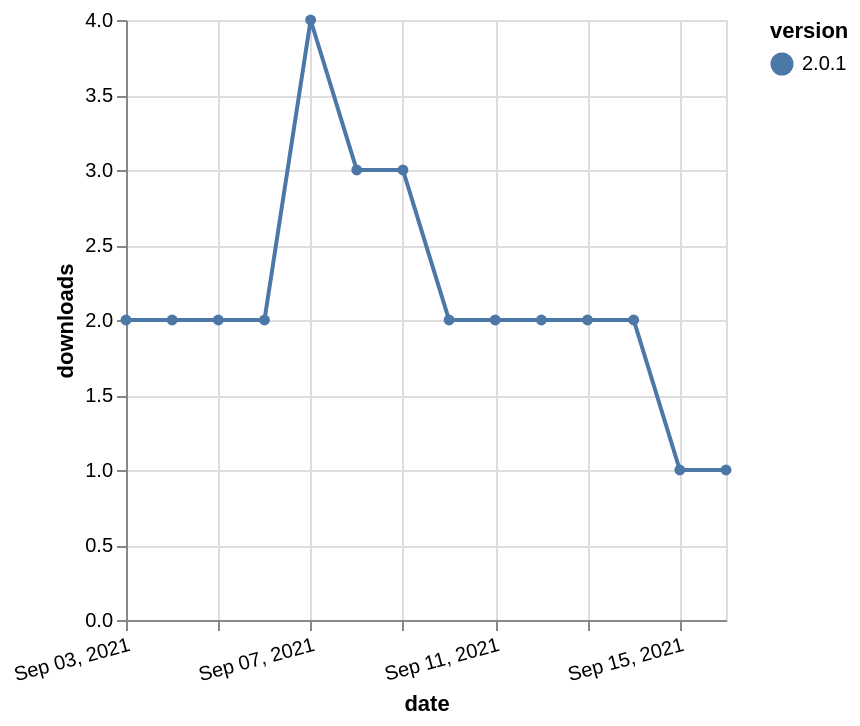

Specify this chart in Vega-Lite:
### Vega-Lite specification from a JSON file in a GitHub repository (floating-point values rounded to 4 significant figures)
{"$schema": "https://vega.github.io/schema/vega-lite/v5.json", "description": "A simple bar chart with embedded data.", "data": {"values": [{"date": "2021-09-03", "total": 2307, "delta": 2, "version": "2.0.1"}, {"date": "2021-09-04", "total": 2309, "delta": 2, "version": "2.0.1"}, {"date": "2021-09-05", "total": 2311, "delta": 2, "version": "2.0.1"}, {"date": "2021-09-06", "total": 2313, "delta": 2, "version": "2.0.1"}, {"date": "2021-09-07", "total": 2317, "delta": 4, "version": "2.0.1"}, {"date": "2021-09-08", "total": 2320, "delta": 3, "version": "2.0.1"}, {"date": "2021-09-09", "total": 2323, "delta": 3, "version": "2.0.1"}, {"date": "2021-09-10", "total": 2325, "delta": 2, "version": "2.0.1"}, {"date": "2021-09-11", "total": 2327, "delta": 2, "version": "2.0.1"}, {"date": "2021-09-12", "total": 2329, "delta": 2, "version": "2.0.1"}, {"date": "2021-09-13", "total": 2331, "delta": 2, "version": "2.0.1"}, {"date": "2021-09-14", "total": 2333, "delta": 2, "version": "2.0.1"}, {"date": "2021-09-15", "total": 2334, "delta": 1, "version": "2.0.1"}, {"date": "2021-09-16", "total": 2335, "delta": 1, "version": "2.0.1"}]}, "width": "container", "mark": {"type": "line", "point": {"filled": true}}, "encoding": {"x": {"field": "date", "type": "temporal", "timeUnit": "yearmonthdate", "title": "date", "axis": {"labelAngle": -15}}, "y": {"field": "delta", "type": "quantitative", "title": "downloads"}, "color": {"field": "version", "type": "nominal"}, "tooltip": {"field": "delta"}}}
